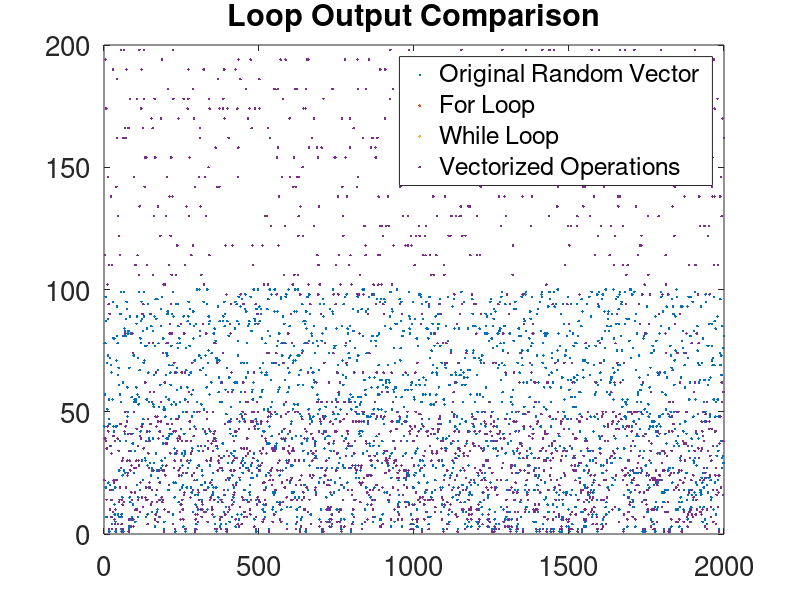

Source code (MATLAB):
% Loop Examples.  This are just simple loops which run through a vector of
% random integers, doubling a number if it is not divisible by 2, and
% halving that number if it is.  We have a for loop, a while loop, and a
% vectorized loop replacement.

close all;
clear all;

num = 2000;

% Make our vector

vect = randi(100,num,1);
loop1Out = zeros(num,1);
loop2Out = zeros(num,1);
loop3Out = zeros(num,1);

% First, the for loop

tic

for j = 1:num
    if mod(vect(j),2) == 0
        loop1Out(j) = vect(j)*0.5;
    else
        loop1Out(j) = vect(j)*2;
    end
end

toc

% Next, the while loop, which should be avoided if at all possible since
% it can hang the computer.

tic

counter = 1;

while counter <= num
    if mod(vect(counter),2) == 0
        loop2Out(counter) = vect(counter)*0.5;
    else
        loop2Out(counter) = vect(counter)*2;
    end
    counter = counter + 1;
end

toc

% Lastly, we just deal with the vectors directly and all at once (as far as
% the code is concerned

tic

tic

loop3Out = 2 * mod(vect,2) .* vect + 0.5 * (1 - mod(vect,2)) .* vect;

toc

plot([vect,loop1Out,loop2Out,loop3Out],'.','LineWidth',0.5);
set(gca,'FontSize',20);
title('Loop Output Comparison');
legend('Original Random Vector','For Loop','While Loop','Vectorized Operations');

% We should see only blue and purple one this plot